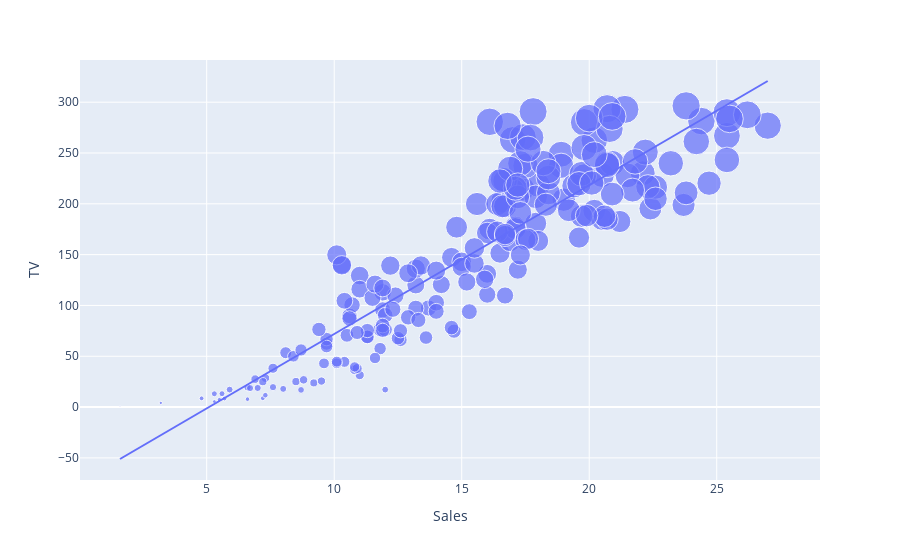

Notebook source saved alongside this figure:
### Code cell
import plotly.express as px
import plotly.graph_objects as go
figure = px.scatter(data_frame = data, x="Sales",
                    y="TV", size="TV", trendline="ols")
figure.show()

### Figure 1 — Plotly figure (JSON) as saved in the notebook; plotly's stock layout.template omitted (floating-point values rounded to 4 significant figures; data arrays with more than 128 entries replaced by an {"elided": "..."} marker saying what was removed)
{"data": [{"hovertemplate": "Sales=%{x}<br>TV=%{marker.size}<extra></extra>", "legendgroup": "", "marker": {"color": "#636efa", "size": {"elided": "200 float values"}, "sizemode": "area", "sizeref": 0.741, "symbol": "circle"}, "mode": "markers", "name": "", "orientation": "v", "showlegend": false, "type": "scatter", "x": {"elided": "200 float values"}, "xaxis": "x", "y": {"elided": "200 float values"}, "yaxis": "y"}, {"hovertemplate": "<b>OLS trendline</b><br>TV = 14.6431 * Sales + -74.5148<br>R<sup>2</sup>=0.812176<br><br>Sales=%{x}<br>TV=%{y} <b>(trend)</b><extra></extra>", "legendgroup": "", "marker": {"color": "#636efa", "symbol": "circle"}, "mode": "lines", "name": "", "showlegend": false, "type": "scatter", "x": {"elided": "200 float values"}, "xaxis": "x", "y": {"elided": "200 float values"}, "yaxis": "y"}], "layout": {"legend": {"itemsizing": "constant", "tracegroupgap": 0}, "margin": {"t": 60}, "xaxis": {"anchor": "y", "domain": [0, 1], "title": {"text": "Sales"}}, "yaxis": {"anchor": "x", "domain": [0, 1], "title": {"text": "TV"}}}}
